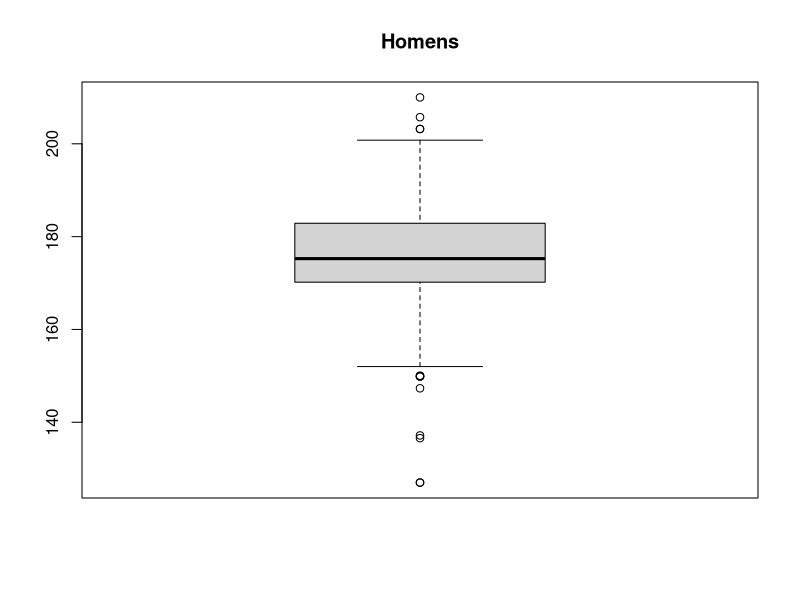
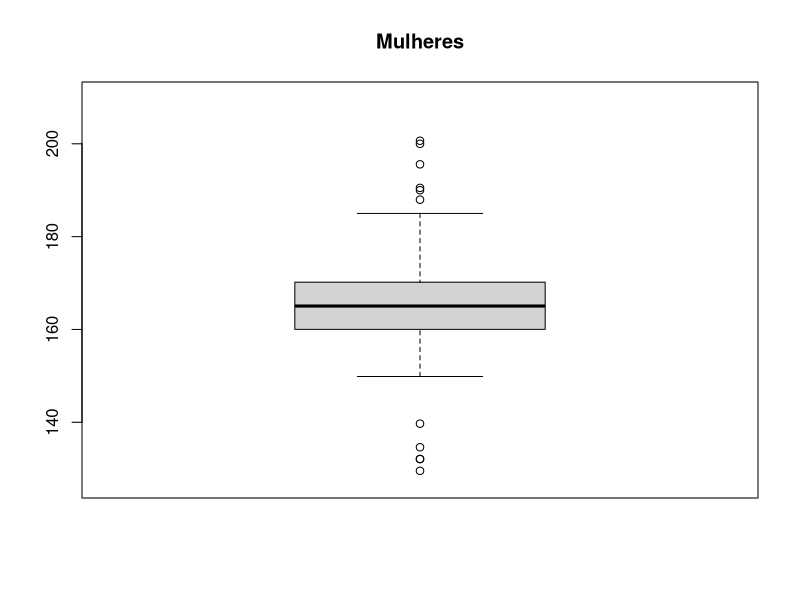

Write R code to recreate these figures, in order.
#nome = Guilherme Alves Carvalho
# Questão 1
library(dslabs)
data(heights)
#a
heights$alt.cm = heights$height * 2.54
heights

#b
proporHomens = sum(heights$sex == "Male")/length(heights$sex)
proporHomens

#c
maiorAlt = max(heights$alt.cm)
maiorAlt
homemOuMulherMax = heights[heights$alt.cm == maiorAlt, ]$sex
homemOuMulherMax[1]

#d
menorAlt = min(heights$alt.cm)
menorAlt
homemOuMulherMin = heights[heights$alt.cm == menorAlt, ]$sex
homemOuMulherMin[1]

#e
mediaE = mean(heights$alt.cm)
mediaE
sdE = sd(heights$alt.cm)
sdE

#f
#homens
altsHomens = heights[heights$sex == "Male",]
mediaAltsHomens = mean(altsHomens$alt.cm)
sdAltsHomens = sd(altsHomens$alt.cm)

#mulheres
altsMulheres = heights[heights$sex == "Female",]
mediaAltsMulheres = mean(altsMulheres$alt.cm)
sdAltsMulheres = sd(altsMulheres$alt.cm)
# A média dos homens foi mais próxima da média do conjunto total, pois a proporção destes é aproximadamente 77%, diferentemente das mulheres que acabaram se distanciando mais da média total
# Como apresenta uma maior quantidade maior de homens, ocorreu com que o desvio padrão dos homens foi mais distante do desvio padrão do conjunto total (alturas acabam se diferenciando mais conforme a quantidade de homens aumenta), diferentemente das mulheres que possuem seu desvio padrão próximo do conjunto total

#g
boxplot(altsHomens$alt.cm, main = "Homens", ylim = c(menorAlt, maiorAlt))
boxplot(altsMulheres$alt.cm, main = "Mulheres", ylim = c(menorAlt, maiorAlt))
par(mfrow = 1:2)
# Os homens em média são maiores que as mulheres e 75% dos homens são maiores que 75% de todas as mulheres, demonstrando que um homem geralmente é maior que uma mulher

#Questão 2
#coroa == 0 e cara == 1
monteCarlo = c()
#aumentar para 100000 ok?
for(i in 1:10000) {
  dimJuju = 18
  dimJorel = 7
  repeat {
    moeda = sample(0:1, size = 1)
    if(moeda) {
      # juju vence
      dimJorel = dimJorel - 1
      dimJuju = dimJuju + 1
    } else {
      # jorel vence
      dimJorel = dimJorel + 1
      dimJuju = dimJuju - 1
    }
    if(dimJuju == 0 || dimJorel == 0){
      break
    }
  }
  monteCarlo[i] = dimJuju == 0
}
mean(monteCarlo)

#Questão 3
#a
gerador = function(n) {
  vals = runif(n);
  for(i in 1:n) {
    val = vals[i]
    if(val < 1/6) {
      vals[i] = 1
    } else if(val < 2/6) {
      vals[i] = 2
    } else if(val < 3/6) {
      vals[i] = 3
    } else if(val < 4/6) {
      vals[i] = 4
    } else if(val < 5/6) {
      vals[i] = 5
    } else {
      vals[i] = 6
    }
  }
  vals
}

#b
monteCarlo = c()
for(i in 1:100000) {
  resultados = c()
  repeat {
    lanc = gerador(1)
    resultados = c(resultados, lanc)
    if(sum(resultados == 6) == 2) break
  }
  monteCarlo[i] = sum(resultados != 6)
  #monteCarlo[i] = length(resultados) - 2
}
mean(monteCarlo)

# GO LISTEN DONDA FROM KANYE WEST :))))
